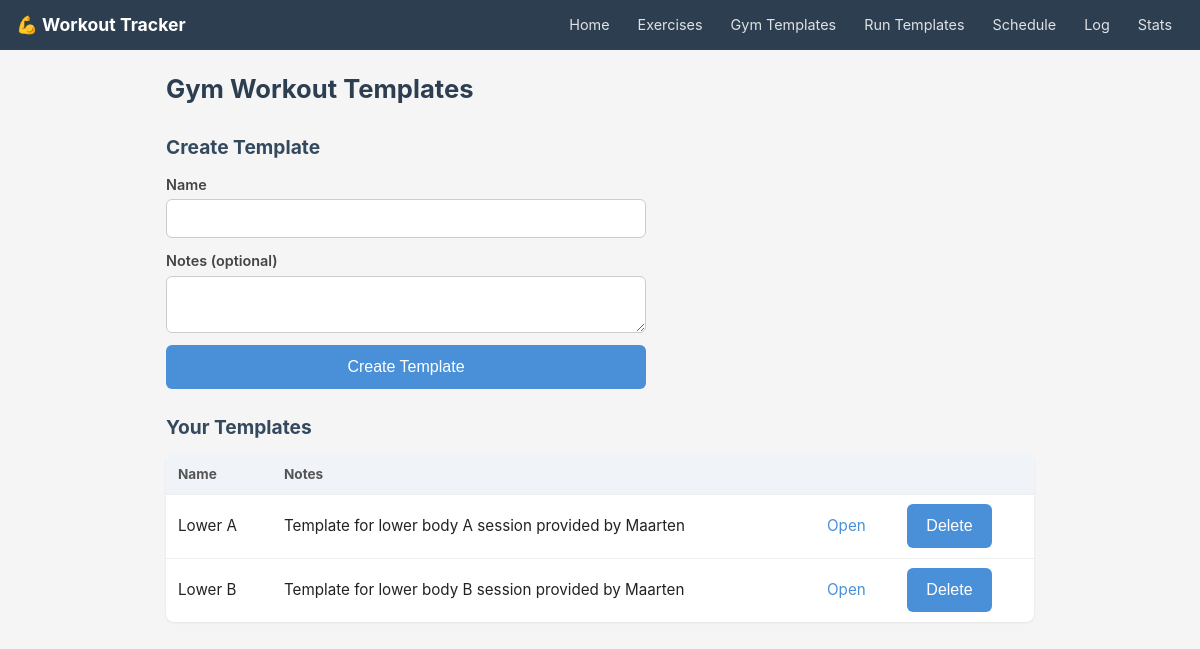
/gym-templates, run on the app's committed database.
### tables this page shows
CREATE TABLE gym_templates (
        id      INTEGER PRIMARY KEY AUTOINCREMENT,
        name    TEXT NOT NULL UNIQUE,
        notes   TEXT
    );

### routers/gym_templates.py (the view)
@router.get("", response_class=HTMLResponse)
def template_list(request: Request):
    conn = get_connection()
    gym_templates = conn.execute(
        "SELECT * FROM gym_templates ORDER BY name"
    ).fetchall()
    conn.close()
    return templates.TemplateResponse("gym_templates/list.html", {
        "request": request,
        "gym_templates": gym_templates
    })

### templates/gym_templates/list.html (shortened to what this page needs)
{% extends "base.html" %}
{% block content %}
<h1>Gym Workout Templates</h1>
<h2>Create Template</h2>
<form hx-post="/gym-templates/add"
      hx-target="#template-table"
      hx-swap="outerHTML">
    <label>Name
        <input type="text" name="name" required>
    </label>
    <label>Notes (optional)
        <textarea name="notes" rows="2"></textarea>
    </label>
    <button type="submit">Create Template</button>
</form>
<h2>Your Templates</h2>
{% include "gym_templates/partials/template_table.html" %}
{% endblock %}

### templates/gym_templates/partials/template_table.html
<table id="template-table">
    <thead>
        <tr>
            <th>Name</th>
            <th>Notes</th>
            <th></th>
            <th></th>
        </tr>
    </thead>
    <tbody>
        {% for t in gym_templates %}
        <tr>
            <td>{{ t.name }}</td>
            <td>{{ t.notes or "" }}</td>
            <td><a href="/gym-templates/{{ t.id }}">Open</a></td>
            <td>
                <button
                    hx-delete="/gym-templates/{{ t.id }}"
                    hx-target="#template-table"
                    hx-swap="outerHTML"
                    hx-confirm="Delete {{ t.name }}? This will also remove all exercises in it.">
                    Delete
                </button>
            </td>
        </tr>
        {% endfor %}
    </tbody>
</table>

### templates/base.html (style rules this page uses)
*, *::before, *::after { box-sizing: border-box; margin: 0; padding: 0; }
body { font-family: -apple-system, BlinkMacSystemFont, 'Segoe UI', sans-serif; font-size: 16px; line-height: 1.5; color: #222; background: #f5f5f5; }
h1 { font-size: 1.6rem; margin-bottom: 1rem; color: #2c3e50; }
h2 { font-size: 1.2rem; margin: 1.5rem 0 0.75rem; color: #34495e; }
form { display: flex; flex-direction: column; gap: 0.75rem; max-width: 480px; }
label { display: flex; flex-direction: column; gap: 0.25rem; font-weight: 600; font-size: 0.9rem; color: #444; }
input, select, textarea { padding: 0.6rem 0.75rem; font-size: 1rem; border: 1px solid #ccc; border-radius: 6px; width: 100%; background: white; }
button, .btn { padding: 0.6rem 1.2rem; font-size: 1rem; border: none; border-radius: 6px; cursor: pointer; background: #4a90d9; color: white; min-height: 44px; min-width: 44px; }
table { width: 100%; border-collapse: collapse; margin-top: 0.5rem; background: white; border-radius: 8px; overflow: hidden; box-shadow: 0 1px 3px rgba(0,0,0,0.08); }
th { text-align: left; padding: 0.6rem 0.75rem; background: #f0f4f8; font-size: 0.85rem; color: #555; white-space: nowrap; }
td { padding: 0.6rem 0.75rem; border-top: 1px solid #eee; font-size: 0.95rem; }
a { color: #4a90d9; text-decoration: none; }

### data on the page
gym_templates: name "Lower A", notes "Template for lower body A session provided by Maarten"
gym_templates: name "Lower B", notes "Template for lower body B session provided by Maarten"
